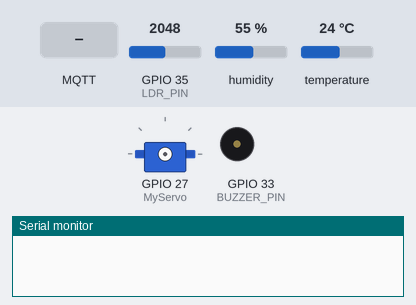
A sketch run on a simulated ESP32. Parts: servo, buzzer (waves = sounding, pin HIGH), the last lines printed to the serial monitor. Inputs (shaded band) come from the test bench; at power-on: GPIO 35 (LDR_PIN) = 2048, humidity 55 %, temperature 24 °C (analog values on the 0–4095 scale). WiFi joins after 1.5 s; servers stay silent unless stated; network time is answered at once with the bench clock; the local clock reads 2024-03-15 10:24:30 at power-on unless the sketch sets it; no MQTT or app messages arrive unless stated.

Above: at 0.1 s.
At 2.7 s:
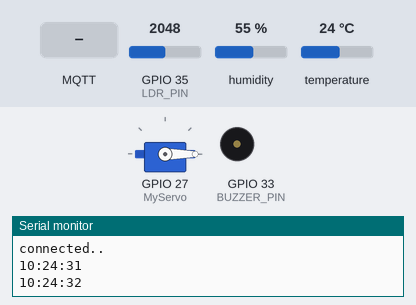
2.8 s: MQTT message "00:00:00" arrives on the first subscribed topic
5.1 s: MQTT message "1" arrives on the second subscribed topic
At 6.4 s:
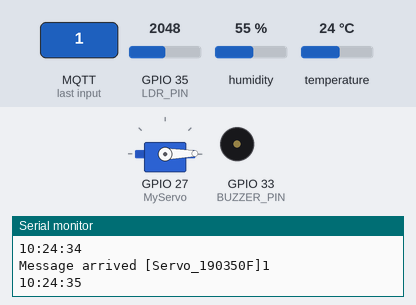
7.1 s: MQTT message "Buzzer_190350F" arrives on the first subscribed topic
Timing chart, 0 to 10.1 s (numbered marks = the images above; inputs shaded):
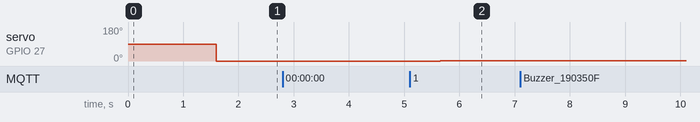

The sketch:

sketch.ino
```cpp
#include <PubSubClient.h>
#include <WiFi.h>
#include <DHTesp.h>
#include <ESP32Servo.h>
#include <NTPClient.h>
#include <WiFiUdp.h>


hw_timer_t *Timer0_Cfg = NULL;

const int DHT_PIN = 13;                                   // define pin numbers
const int LDR_PIN = 35;
const int BUZZER_PIN = 33;

WiFiUDP ntpUDP;
NTPClient timeClient(ntpUDP);
WiFiClient espClient; //who is the wifi signal provider
PubSubClient mqttClient(espClient);
DHTesp dhtSensor;
Servo MyServo;

char tempAr[6];                                          // define character arrays
char humidAr[6];
char ldrAr[5];
char timeAr[9];
char dayAr[2];


int Pos = 0;                                             // define integer variable
int Del = 0;
int freq = 0;
int days = 0;
int nature = 0;
int timer = 0;

int t_1 = 0;
int t_2 = 0;
int t_3 = 0;

float alarm_1 = 0;                                       // define float variables
float alarm_2 = 0;
float alarm_3 = 0;
float part = 0;


void IRAM_ATTR Timer0_ISR()                          // interrupts function
{
  tone(BUZZER_PIN, freq);
    if (nature == 0){                                // continuous alarms
      tone(BUZZER_PIN, freq);

    }else if (nature == 1) {                         // repeated on-off function
      if (timer%2 == 0){
        noTone(BUZZER_PIN);
      }
      else{
        tone(BUZZER_PIN, freq);
      }

    }
    timer = timer + 1 ;                              // timer for repeated on-off function

}

void setup() {
  Serial.begin(115200);
  analogReadResolution(12);                                    // set analog resolution to 12 bits
  setupWifi();
  setupMqtt();
  timeClient.begin();

  dhtSensor.setup(DHT_PIN, DHTesp::DHT22);                     // setup the DHT sensor pin
  MyServo.attach(27);                                          // setup the servo pin

  pinMode(BUZZER_PIN, OUTPUT);
  digitalWrite(BUZZER_PIN, LOW);

  Timer0_Cfg = timerBegin(0, 80, true);                        // set the interrupts
  timerAttachInterrupt(Timer0_Cfg, &Timer0_ISR, true);

  mqttClient.publish("Buzzer_190350F", (uint8_t*)"", 0, true);  // clear the retain messages from the node red relavent to the buzzer and servo
  mqttClient.publish("Servo_190350F", (uint8_t*)"", 0, true);


}

void loop() {
  if (!mqttClient.connected()){
    connectToBroker();
  }

  mqttClient.loop();//get available messages or published values

  updateTime();                                        // call the time updating function
  alarm();                                             // call the alarm updating function
  updateTemperatureAndHumidity();                      // call the temperature and humidity updating function
  updateLDRValue();                                    // call the LDR updating function
  updateAngle();                                       // call the angle updating function
  mqttClient.publish("Temp_190350F", tempAr);          // publish the temperature humidity and the LDR values
  mqttClient.publish("Humid_190350F", humidAr);
  mqttClient.publish("LDR_190350F", ldrAr);

  delay(1000);
}


void updateTime(){                                                                                       // time update function

  timeClient.update();
  timeClient.setTimeOffset(19800);                                                                       // add time offset to the grinich time (5.30 h)
  String(timeClient.getFormattedTime()).toCharArray(timeAr, 9);
  Serial.println(timeAr);
  part = ((timeAr[1] - '0')+(timeAr[0] - '0')*10)*3600+((timeAr[4] - '0')+(timeAr[3] - '0')*10)*60;      // take the time in second


  String(days).toCharArray(dayAr, 2);
  mqttClient.publish("Remaining_days_190350F", dayAr);

  if (String(timeAr) == "00:00:00"){
    if (days>0){
      days = days - 1;
      String(days).toCharArray(dayAr, 2);
      mqttClient.publish("Remaining_days_190350F", dayAr);
    }else{
      String(0).toCharArray(dayAr, 2);
      mqttClient.publish("Remaining_days_190350F", dayAr);
    }                                                                     // reduce the days by one when time reach to 00:00:00

  }

}

void settime1(){
  alarm_1 = (alarm_1/1000);                // convert the ms to s
}

void settime2(){
  alarm_2 = (alarm_2/1000);                // convert the ms to s
}

void settime3(){
  alarm_3 = (alarm_3/1000);                // convert the ms to s
}

void alarm(){

  if (days != 0){                                          // compare the remaining dates
    if (alarm_1 == part){                                  // compare the real time and the alarm 1 time
      if (t_1 == days){
        Serial.println("alarm 1 on");
        timerAlarmWrite(Timer0_Cfg, Del*1000000, true);
        timerAlarmEnable(Timer0_Cfg);
        t_1 = t_1 - 1;
      }


    }else if (alarm_2 == part){
      if (t_2 == days){                                     // compare the real time and the alarm 2 time
        Serial.println("alarm 2 on");
        timerAlarmWrite(Timer0_Cfg, Del*1000000, true);
        timerAlarmEnable(Timer0_Cfg);
        t_2 = t_2 - 1;
      }


    }else if (alarm_3 == part){
      if (t_3 == days){                                     // compare the real time and the alarm 3 time
        Serial.println("alarm 3 on");
        timerAlarmWrite(Timer0_Cfg, Del*1000000, true);
        timerAlarmEnable(Timer0_Cfg);
        t_3 = t_3 - 1 ;
      }
    }
  }
}


void setupWifi(){
  WiFi.begin("Wokwi-GUEST", "");

  while (WiFi.status() != WL_CONNECTED){
    delay(500);
    Serial.print(".");
  }
  Serial.println("");                        // these are for the connect when using physical implementation
  Serial.println("Wifi connected");
  Serial.println("IP address: ");
  Serial.print(WiFi.localIP());

}

void setupMqtt(){
  mqttClient.setServer("test.mosquitto.org", 1883);     // connect to the server
  mqttClient.setCallback(receiveCallback);

}

void connectToBroker(){
  while (!mqttClient.connected()){
    Serial.println("Attemting MQTT connection...");
    if (mqttClient.connect("San ESP32")){
      Serial.println("connected..");
      mqttClient.subscribe("Buzzer_190350F");            // subscribe the all channels which are send messages from node red
      mqttClient.subscribe("Servo_190350F");
      mqttClient.subscribe("Alarm1_190350F");
      mqttClient.subscribe("Alarm2_190350F");
      mqttClient.subscribe("Alarm3_190350F");
      mqttClient.subscribe("Days_190350F");
      mqttClient.subscribe("Delay_190350F");
      mqttClient.subscribe("Frequency_190350F");
      mqttClient.subscribe("Nature_190350F");
      mqttClient.subscribe("Schedule_190350F");


    }else{
      Serial.print("failed");
      Serial.print(mqttClient.state());
      delay(5000); // when fail to connect again again try to connect without delay is not good
    }

  }
}

void updateTemperatureAndHumidity(){
  TempAndHumidity data = dhtSensor.getTempAndHumidity();      // get the temperature and humidity data
  String(data.temperature, 2).toCharArray(tempAr, 6);         //2 for two decimal places 6 is the length of the temp array
  String(data.humidity, 2).toCharArray(humidAr, 6);           // convert the humidity value same as temperature
}

void updateLDRValue(){
  int LDR_Reading = analogRead(LDR_PIN);        // get the LDR value
  String(LDR_Reading).toCharArray(ldrAr, 5);    // convert the Value to character array
}

void updateAngle(){

  MyServo.write(Pos); // write the motor angle and rotate the medibox

}


void receiveCallback(char* topic, byte* payload, unsigned int length){
  Serial.print("Message arrived [");
  Serial.print(topic);
  Serial.print("]");

  char payloadChaAr[length];

  for (int i = 0; i<length; i++){
    Serial.print((char)payload[i]);
    payloadChaAr[i] = (char)payload[i];
  }
  Serial.println();
  if (strcmp(topic, "Buzzer_190350F") == 0){
    if (atoi(payloadChaAr) == 0){
      noTone(BUZZER_PIN);
      timerAlarmWrite(Timer0_Cfg, Del*1000000, false);
      timerAlarmDisable(Timer0_Cfg);
    }

  }
  else if (String(topic) == "Servo_190350F"){
    Pos = atoi(payloadChaAr);
  }
  else if (String(topic) == "Alarm1_190350F"){
    if (payloadChaAr == "false"){
      alarm_1 = -100;

    }else{
      alarm_1 = atoi(payloadChaAr);
      settime1();
    }

  }
  else if (String(topic) == "Alarm2_190350F"){
    if (payloadChaAr == "false"){
      alarm_2 = -110;
    }else{
      alarm_2 = atoi(payloadChaAr);
      settime2();
    }

  }else if (String(topic) == "Alarm3_190350F"){
    if (payloadChaAr == "false"){
      alarm_3 = -120;
    }else{
      alarm_3 = atoi(payloadChaAr);
      settime3();
    }

  }else if (String(topic) == "Days_190350F"){

    days = atoi(payloadChaAr);
    t_1 = days;
    t_2 = days;
    t_3 = days;

  }
  else if (String(topic) == "Delay_190350F"){

    Del = atoi(payloadChaAr);


  }else if (String(topic) == "Frequency_190350F"){

    freq = atoi(payloadChaAr);

  }else if (String(topic) == "Nature_190350F"){
    nature = atoi(payloadChaAr);

  }
  else if (String(topic) == "Schedule_190350F"){
    if (payloadChaAr == "false"){
      alarm_1 = -100;
      alarm_2 = -110;
      alarm_3 = -120;

    }
  }

}
```

Measured:
- after the input at 5.1 s, servo on GPIO 27 (MyServo): 0° → 1° after 0.55 s
